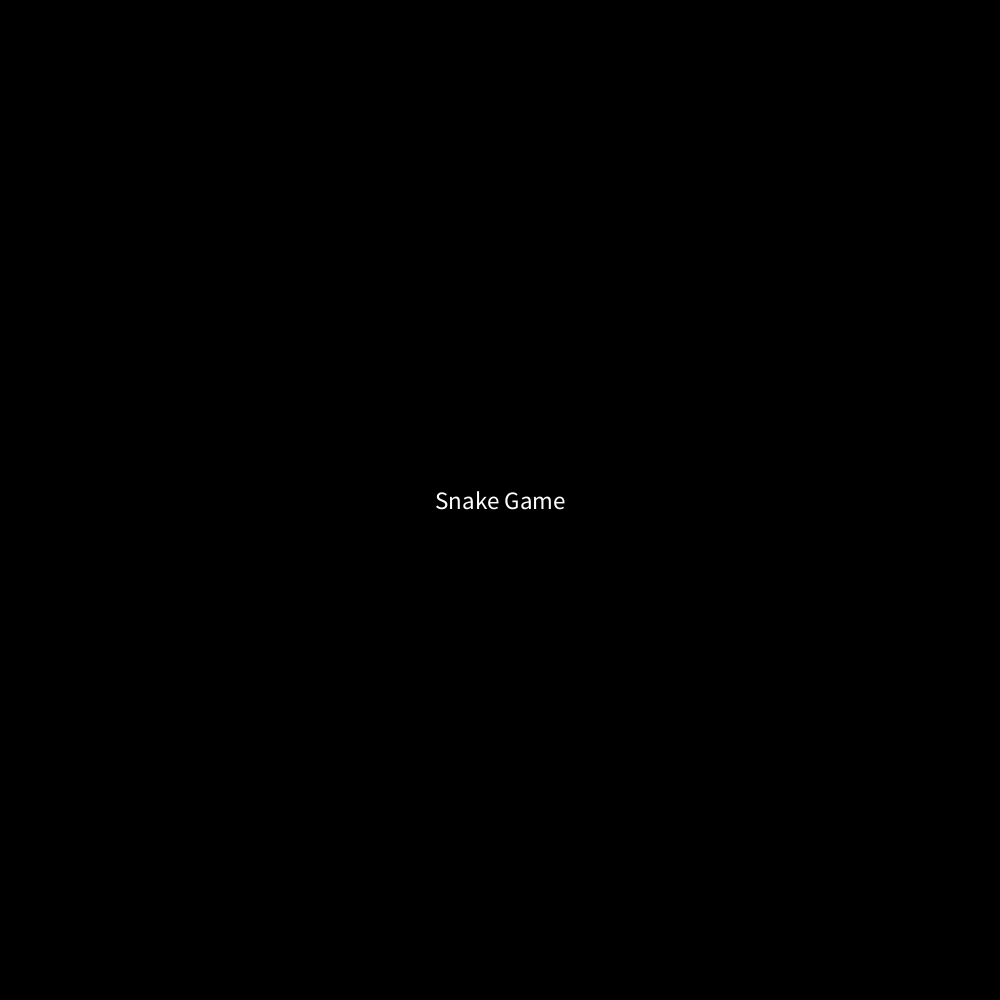
Frame 1 (no input)
Frame 60 (the mouse pressed at the canvas centre just before this capture): identical to frame 1, image omitted
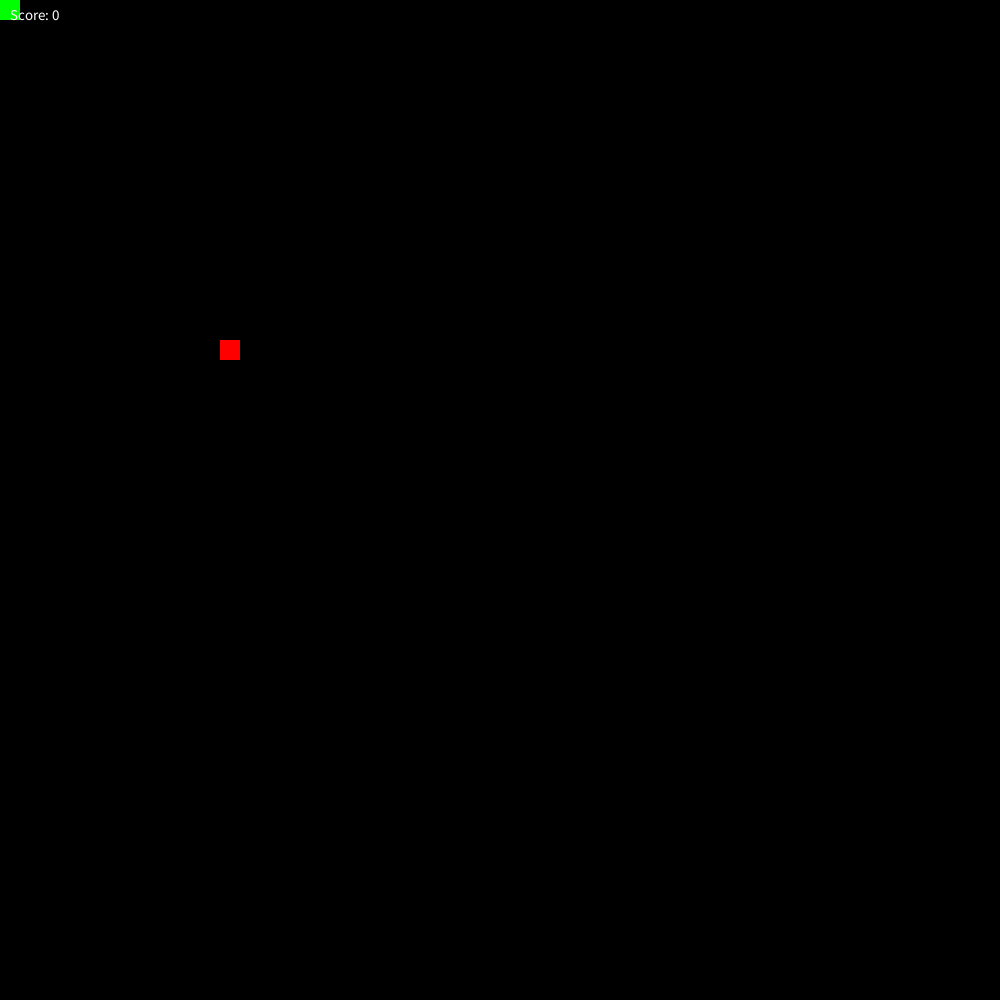
Frame 120 (the mouse held since frame 60 and released just before this capture)

The Processing sketch that drew these frames (run headless with seeded random() and noise(); from frame 60 on, the mouse is pressed at the canvas centre):

// Processing sketch: SnakeGame
// ── SnakeGame.pde
int grid = 20; //How big each grid square will be
PVector food;
int speed = 10;
boolean game= true;

Snake snake;

void setup() {
  size(1000, 1000);
  snake = new Snake();
  food = new PVector();
  newFood();
  //frameRate(8);
}

void draw() {
  background(0);
  fill(255);
  if (game == false) {

    frameRate(10);
      snake.draw();
   
  
    snake.show();
    snake.eat();
    fill(255, 0, 0);
    rect(food.x, food.y, grid, grid);
    textAlign(LEFT);
    textSize(15);
    fill(255);
    text("Score: " + snake.score, 10, 20);
  } else {
    textSize(25);
    textAlign(CENTER, CENTER);
    text("Snake Game", width/2, height/2);
  }
}

void newFood() {
  food.x = floor(random(width));
  food.y = floor(random(height));
  food.x = food.x %grid * grid;
  food.y = food.y % grid * grid;
}

void mousePressed() {
  if (game == true) {
    snake = new Snake();
    newFood();
    speed = 10;
    game = false;
  }
}

// ── Snake.pde
class Snake {
  PVector pos;
  PVector vel;
  ArrayList<PVector> snake;
  int score;
  int moveX = 0;
  int moveY = 0;

  Snake() {
    pos = new PVector(0, 0);
    vel = new PVector();
    snake = new ArrayList<PVector>();
    score = 0;
  }

  void draw() {
    snake.add(pos.copy());
    pos.x += vel.x*20;
    pos.y += vel.y*20;
    moveX = int(vel.x);
    moveY = int(vel.y);

    pos.x = (pos.x + width) % width;
    pos.y = (pos.y + height) % height;

  if (snake.size() > score) {
      snake.remove(0);
    }

    for (PVector p : snake) {
      if (p.x == pos.x && p.y == pos.y) {
        game = true;
      
      }
    }
  }

  void eat() {
    if (pos.x == food.x && pos.y == food.y) {
      score++;
      if (speed > 5) speed--;
      newFood();
    }
  }

  void show() {
    noStroke();
    fill(0, 255, 0);
    rect(pos.x, pos.y, 20, 20);
    for (PVector p : snake) {
      rect(p.x, p.y, 20, 20);
    }
  }
}

void keyPressed() {
  if (key == 'a' && snake.moveX != 1) {
    snake.vel.x = -1;
    snake.vel.y = 0;
  } else if (key == 'd' && snake.moveX != -1) {
    snake.vel.x = 1;
    snake.vel.y = 0;
  } else if (key == 'w' && snake.moveY != 1) {
    snake.vel.y = -1;
    snake.vel.x = 0;
  } else if (key == 's' && snake.moveY != -1) {
    snake.vel.y = 1;
    snake.vel.x = 0;
  }
}
